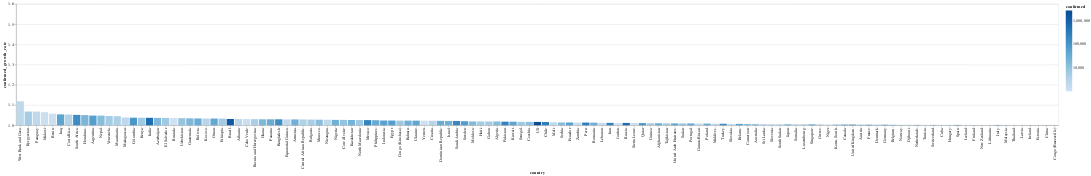

The cell this chart's notebook holds for it:
### Markdown cell above
# Tasa de contagios por país

El color corresponde con la cantidad de casos confirmados

### Code cell
today_df = global_df[
    (global_df.date == global_df.date.max()) & 
    (global_df.confirmed > 1000)
]


alt.Chart(today_df).mark_bar().encode(
    x=alt.X(
        'country', 
        sort=list(
            today_df.set_index('country')
                    .confirmed_growth_rate
                    .sort_values()
                    .index[::-1]
        )
    ),
    y=alt.X(
        'confirmed_growth_rate', 
        scale=alt.Scale(domain=[1, 1.6], clamp=True)
    ),
    color=alt.Color('confirmed', scale=alt.Scale(type='log')),
    tooltip=list(today_df.columns)
)

### Figure 1 — Vega-Lite specification as saved in the notebook (floating-point values rounded to 4 significant figures; data arrays with more than 128 entries replaced by an {"elided": "..."} marker saying what was removed)
{"config": {"view": {"continuousWidth": 400, "continuousHeight": 300}}, "data": {"name": "data-de3cb527deec7abc4a08522bc5ec6963"}, "mark": "bar", "encoding": {"color": {"type": "quantitative", "field": "confirmed", "scale": {"type": "log"}}, "tooltip": [{"type": "temporal", "field": "date"}, {"type": "nominal", "field": "country"}, {"type": "quantitative", "field": "confirmed"}, {"type": "quantitative", "field": "recovered"}, {"type": "quantitative", "field": "death"}, {"type": "quantitative", "field": "confirmed_growth_rate"}, {"type": "quantitative", "field": "death_growth_rate"}, {"type": "temporal", "field": "first_infaction_date"}, {"type": "quantitative", "field": "days_from_first_infection"}, {"type": "temporal", "field": "tenth_infaction_date"}, {"type": "quantitative", "field": "days_from_tenth_infection"}, {"type": "temporal", "field": "first_death_date"}, {"type": "quantitative", "field": "days_from_first_death"}, {"type": "temporal", "field": "tenth_death_date"}, {"type": "quantitative", "field": "days_from_tenth_death"}], "x": {"type": "nominal", "field": "country", "sort": {"elided": "129 str values"}}, "y": {"type": "quantitative", "field": "confirmed_growth_rate", "scale": {"clamp": true, "domain": [1, 1.6]}}}, "$schema": "https://vega.github.io/schema/vega-lite/v4.8.1.json", "datasets": {"data-de3cb527deec7abc4a08522bc5ec6963": {"elided": "129 records"}}}
